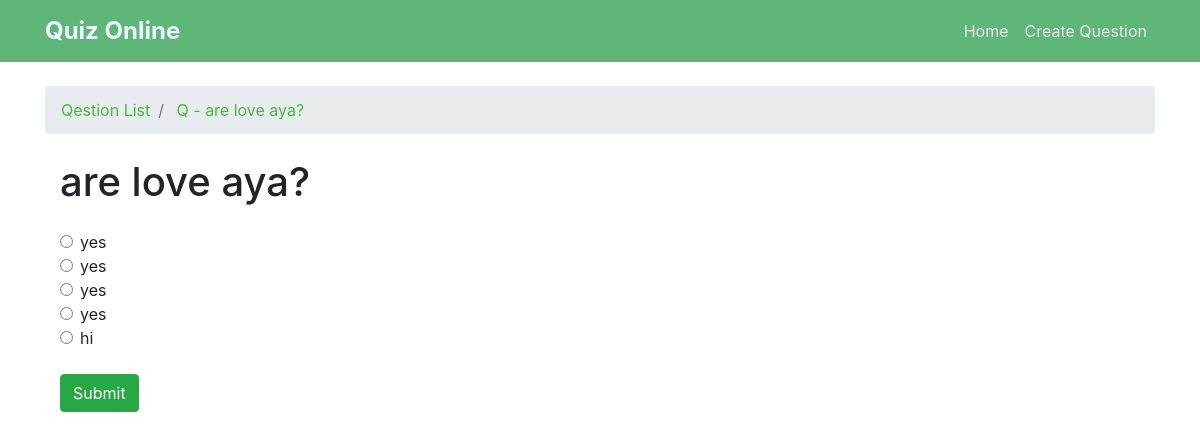
Page /21/ on the committed database.
### quiz_app/models.py (models this page shows, shortened)
class Question(models.Model):
    author = models.ForeignKey(User, on_delete=models.CASCADE)
    question_title = models.CharField(max_length=100)
    content = models.TextField(max_length=1000)
    tags = TaggableManager()
    created_at = models.DateTimeField(default=timezone.now)
    def __str__(self) -> str:
        return self.question_title

class Answer(models.Model):
    author = models.ForeignKey(User, on_delete=models.CASCADE)
    answer = models.CharField(max_length=200)
    correct_answer = models.BooleanField(default=False)
    question_title = models.ForeignKey(Question, on_delete=models.SET_NULL, null=True)
    created_at = models.DateTimeField(default=timezone.now)

### quiz_app/views.py (the view)
# urls.py: path('<int:Q_id>/', Question_Detail),
def Question_Detail(request, Q_id):
    data = Question.objects.get(id=Q_id)
    answers = Answer.objects.filter(question_title=data)
    if request.method == 'POST':
        selected_answer_id = request.POST.get('answer')  # Get the ID of the selected answer from the form
        try:
            selected_answer = Answer.objects.get(id=selected_answer_id)
            if selected_answer.correct_answer:
                is_correct_answer = True
            else:
                is_correct_answer = False
        except Answer.DoesNotExist:
            is_correct_answer = False
    else:
        is_correct_answer = None
    return render(request, 'quiz_app/question_detail.html', {'Q': data, 'answers': answers, 'is_correct_answer': is_correct_answer})

### quiz_app/templates/quiz_app/question_detail.html (shortened to what this page needs)
{% extends 'base.html' %}
{% block breadcrumb %}
    <li class="breadcrumb-item active"> <a href="/">Qestion List</a></li>
    <li class="breadcrumb-item active"> <a href="">Q - {{Q}}</a></li>
{%endblock%}
{% block content %}
  <div class="container mt-4">
    <h1 class="mb-4">{{ Q }}</h1>
    <form method="post">
      {% for answer in answers %}
      <div class="form-check">
        <input class="form-check-input" type="radio" name="answer" id="answer{{ forloop.counter }}" value="{{ answer.id }}">
        <label class="form-check-label" for="answer{{ forloop.counter }}">{{ answer.answer }}</label>
      </div>
      {% endfor %}
      <button type="submit" class="btn btn-success mt-4" >Submit</button>
    </form>
  </div>
{%endblock%}

### quiz_app/templates/base.html (style rules this page uses)
.breadcrumb-item { display: inline-block; }
.breadcrumb-item a { text-decoration: none; color: #49b843; }
.breadcrumb-item.active { color: #333; }
.breadcrumb-item:not(:last-child)::after { margin: 0 5px; color: #999; }

### rows in the picture
Question: question_title "are love aya?"
Answer: answer "yes"
Answer: answer "yes"
Answer: answer "yes"
Answer: answer "yes"
Answer: answer "hi"
